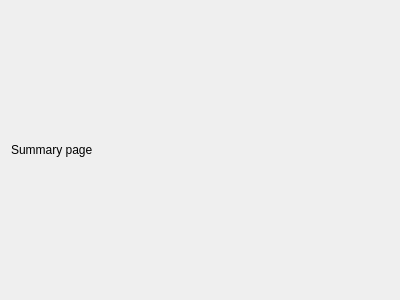
<?xml version="1.0" encoding="UTF-8"?>
<ui version="4.0">
 <class>SummaryPage</class>
 <widget class="QWidget" name="SummaryPage">
  <property name="geometry">
   <rect>
    <x>0</x>
    <y>0</y>
    <width>400</width>
    <height>300</height>
   </rect>
  </property>
  <property name="windowTitle">
   <string>Form</string>
  </property>
  <layout class="QVBoxLayout" name="verticalLayout">
   <item>
    <widget class="QLabel" name="label">
     <property name="text">
      <string>Summary page</string>
     </property>
    </widget>
   </item>
  </layout>
 </widget>
 <resources/>
 <connections/>
</ui>
